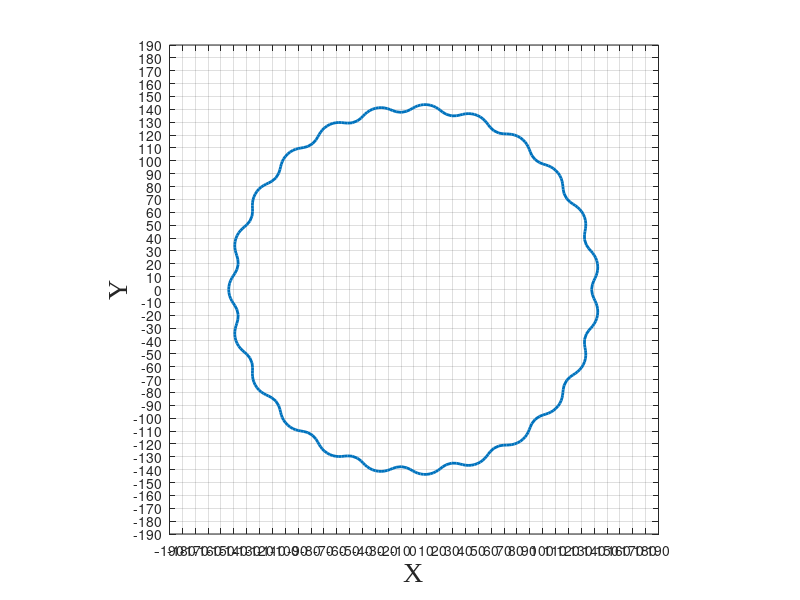
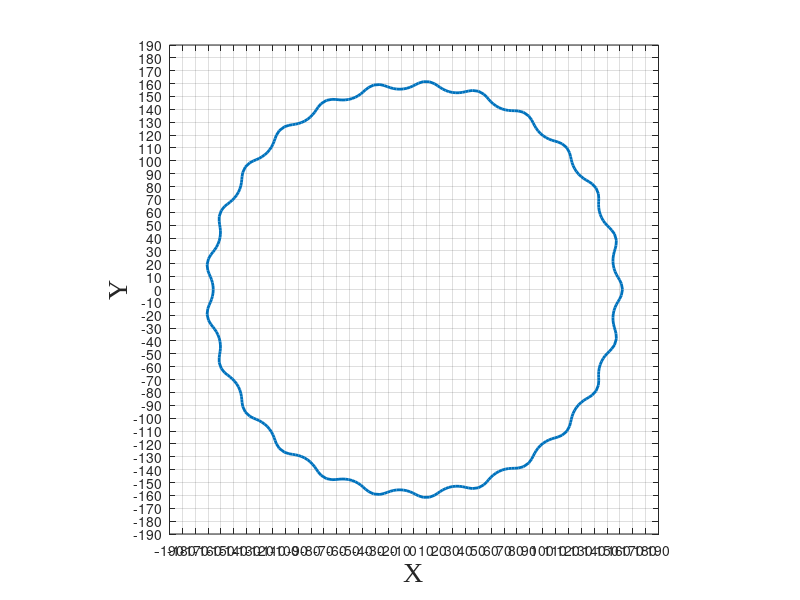

Here is the MATLAB script that generated these plots, in order:

clear;
clc;



N = 24 ;%Number of rollers
Rr = 9 ;%Radius of the roller
R = 150 ;%Radius of the rollers PCD (Pitch Circle Diamater)
E =3 ;% Eccentricity - offset from input shaft to a cycloidal disk

for i = 1 : 1 : 361

    t(i) = i / 180 * pi;
    


    x1(i) = (R*cos(t(i)))-(Rr*cos(t(i)+atan(sin((1-N)*t(i))/((R/(E*N))-cos((1-N)*t(i))))))-(E*cos(N*t(i)));
    y1(i) = -(R*sin(t(i)))+(Rr*sin(t(i)+atan(sin((1-N)*t(i))/((R/(E*N))-cos((1-N)*t(i))))))+(E*sin(N*t(i)));
    
    x2(i) = (R*cos(t(i)))+Rr*cos(t(i)+atan(sin((1+N)*t(i))/((R/(E*N))-cos((1+N)*t(i)))))+(E*cos(N*t(i)));
    y2(i) = (R*sin(t(i)))+Rr*sin(t(i)+atan(sin((1+N)*t(i))/((R/(E*N))-cos((1+N)*t(i)))))-(E*sin(N*t(i)));

end

figure;
plot(x1,y1,'LineWidth',2);
xlabel('X','fontname','Times New Roman','fontsize',20');
ylabel('Y','fontname','Times New Roman','fontsize',20');
axis equal;
xlim([-(1.2*R+10),(1.2*R+10)]);
ylim([-(1.2*R+10),(1.2*R+10)]);
xticks(-(1.2*R+10):10:(1.2*R+10));
yticks(-(1.2*R+10):10:(1.2*R+10));


box on;
grid on;

figure;
hold on
plot(x2,y2,'LineWidth',2);
xlabel('X','fontname','Times New Roman','fontsize',20');
ylabel('Y','fontname','Times New Roman','fontsize',20');
axis equal;
xlim([-(1.2*R+10),(1.2*R+10)]);
ylim([-(1.2*R+10),(1.2*R+10)]);
xticks(-(1.2*R+10):10:(1.2*R+10));
yticks(-(1.2*R+10):10:(1.2*R+10));


hold off
box on;
grid on;


% fid = fopen('Cycloidal_Drive.scr','w');
% fprintf(fid,'spline ');
% fprintf(fid,'%f,%f\n', [x; y]);
% fclose(fid);